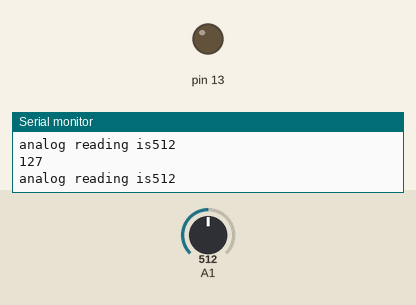
Simulated run of this sketch. Board: Arduino Uno, built with avr-gcc and run on an emulated ATmega328P. Shown: output pins drawn as LEDs (lit = HIGH), the last lines printed to the serial monitor. The test bench sets the inputs (shaded band); at power-on: A1 = 512.

Above: at 1.2 s.
1.3 s: A1 set to 525
At 2.1 s:
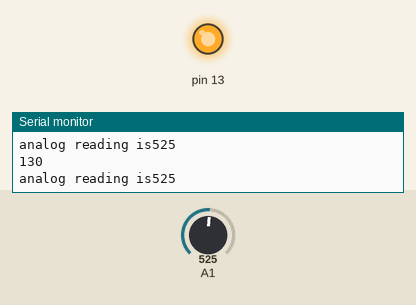
2.8 s: A1 set to 511
At 4.0 s:
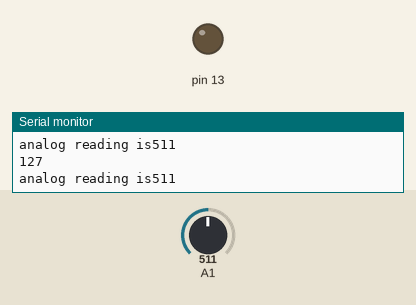
4.3 s: A1 set to 716
At 5.8 s:
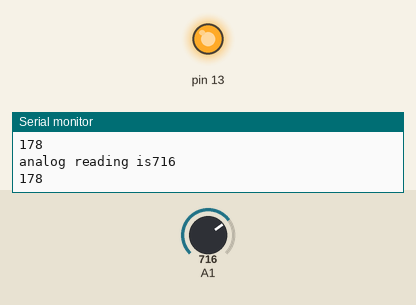
Timing chart, 0 to 7.3 s (numbered marks = the images above; inputs shaded):
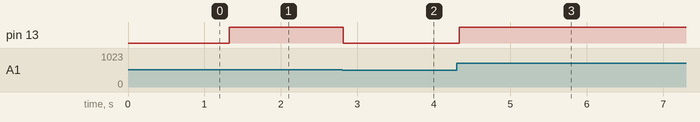

Measured:
- the behaviour switches between 513 and 514 on A1 (found by bisection; images 0 and 1)
- after the input at 1.3 s, pin 13: LOW → HIGH at once
- after the input at 2.8 s, pin 13: HIGH → LOW at once
- after the input at 4.3 s, pin 13: LOW → HIGH at once

The sketch:

lesson_04-analog_input___serial.ino
```cpp
// (licence header left out)
void setup() {
  // put your setup code here, to run once:

  Serial.begin(9600);
  Serial.println("start Programme");
}

void loop() {
  // put your main code here, to run repeatedly:

  Serial.print("analog reading is");

  int val = analogRead(1);

  Serial.println(val);

  val = map(val, 0, 1023, 0, 255);

  Serial.println(val);


  analogWrite(13, val);


}
```
